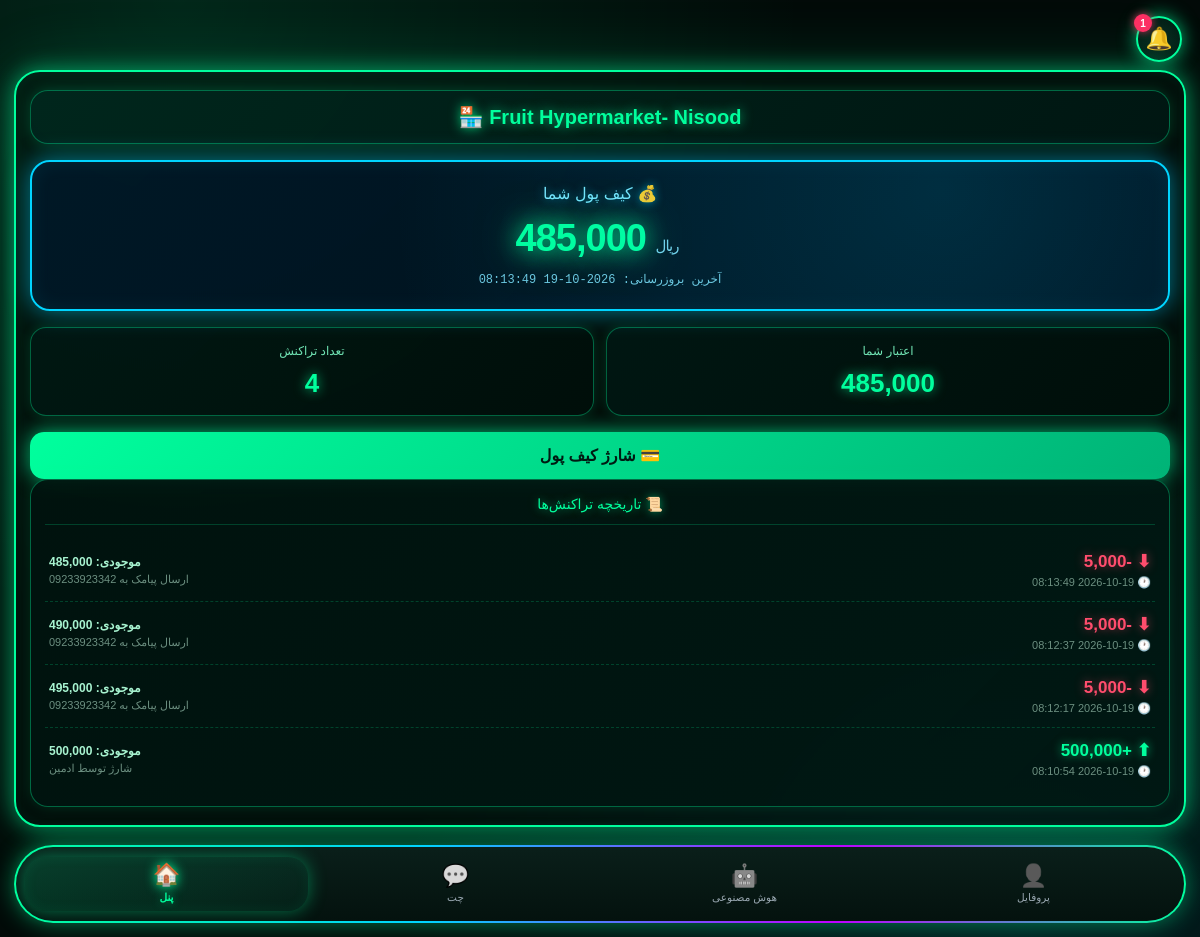
The page /panel/wallet (signed in) on the database as committed earlier.
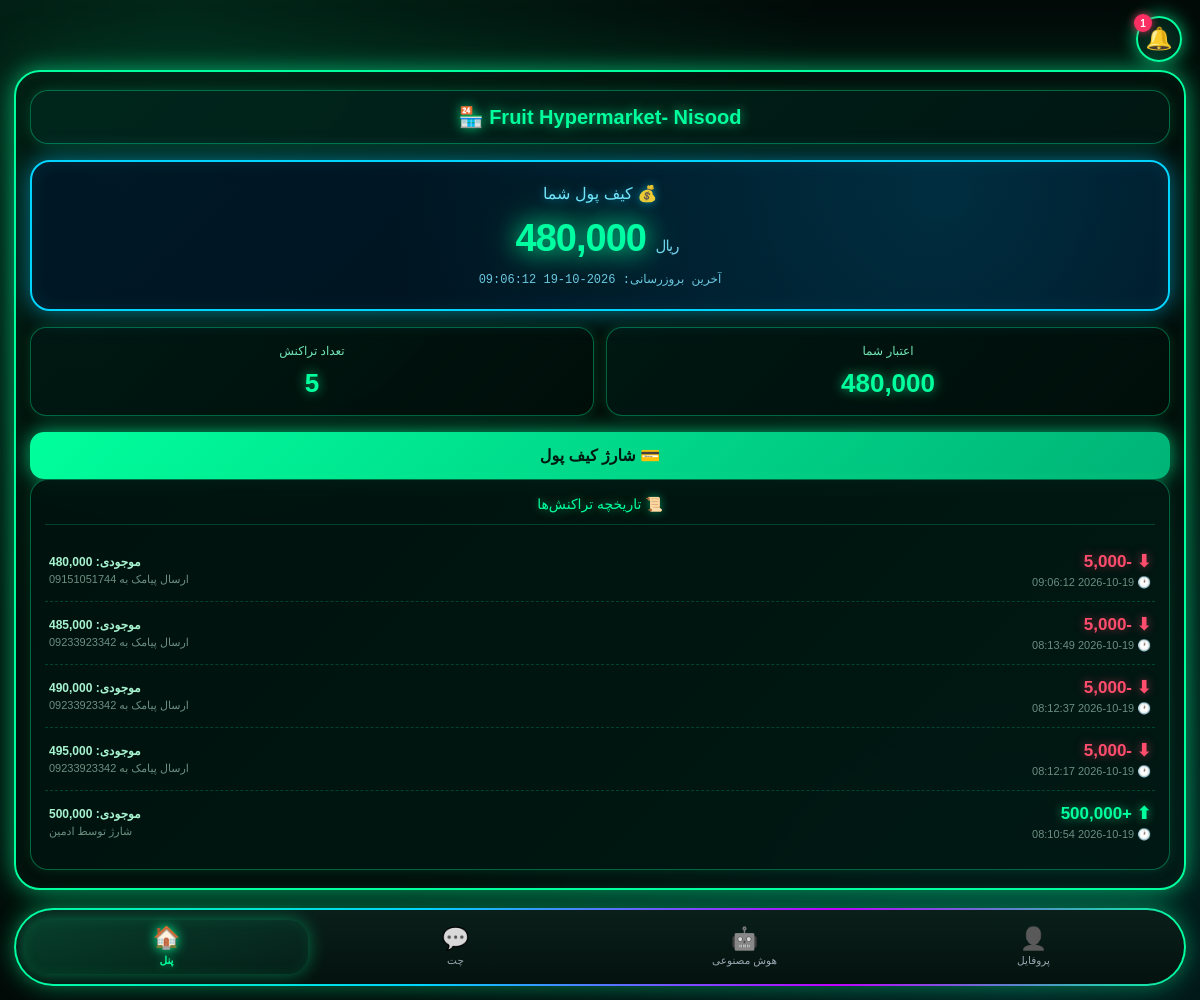
The same page on the database as committed later.
### tables this page shows
CREATE TABLE users (
        id INTEGER PRIMARY KEY AUTOINCREMENT,
        username TEXT UNIQUE NOT NULL,
        password TEXT NOT NULL,
        shop_name TEXT,
        phone TEXT,
        start_date TIMESTAMP DEFAULT CURRENT_TIMESTAMP,
        end_date TIMESTAMP,
        status TEXT DEFAULT 'active',
        created_at TIMESTAMP DEFAULT CURRENT_TIMESTAMP, sms_limit INTEGER DEFAULT 1000, theme TEXT DEFAULT 'neon', shop_image TEXT DEFAULT '', shop_banner TEXT DEFAULT '', shop_code TEXT);

CREATE TABLE wallets (
    id INTEGER PRIMARY KEY AUTOINCREMENT,
    user_id INTEGER UNIQUE,
    balance INTEGER DEFAULT 0,
    updated_at TIMESTAMP DEFAULT CURRENT_TIMESTAMP);

CREATE TABLE transactions (
    id INTEGER PRIMARY KEY AUTOINCREMENT,
    user_id INTEGER,
    amount INTEGER,
    type TEXT,
    description TEXT,
    balance_after INTEGER,
    created_at TIMESTAMP DEFAULT CURRENT_TIMESTAMP);

### wallet_routes.py (the view)
@wallet_bp.route('/panel/wallet')
def panel_wallet():
    uid = _current_uid()
    if not uid:
        return redirect('/panel/login')
    u = get_user(uid)
    shop = u[3] if u and len(u) > 3 else ''
    txs = get_transactions(uid, 50)
    last_update = txs[0][5] if txs else 'هنوز تراکنشی نیست'
    try:
        cs = get_user_settings(uid)
    except Exception:
        cs = None
    return render_template('wallet.html',
        balance=get_wallet(uid),
        txs=txs,
        shop=shop,
        last_update=last_update,
        current_settings=cs)

### app.py (called while the page is built)
@app.context_processor
def inject_global_settings():
    try:
        if session.get("is_admin"):
            s = get_admin_settings()
        elif session.get("user_id"):
            s = get_user_settings(session["user_id"])
        else:
            s = {"avatar": None, "bg": None, "theme": "neon"}
    except Exception:
        s = {"avatar": None, "bg": None, "theme": "neon"}
    return {"current_settings": s}

@app.after_request
def _security_headers(response):
    if response.content_type and 'text/html' in response.content_type:
        response.headers["Cache-Control"] = "no-store, no-cache, must-revalidate, max-age=0"
        response.headers["Pragma"] = "no-cache"
        response.headers["Expires"] = "0"
    """هدرهای امنیتی"""
    response.headers["X-Content-Type-Options"] = "nosniff"
    response.headers["X-Frame-Options"] = "SAMEORIGIN"
    response.headers["X-XSS-Protection"] = "1; mode=block"
    response.headers["Referrer-Policy"] = "no-referrer"
    response.headers["Permissions-Policy"] = "geolocation=(), microphone=(), camera=()"
    return response

### database.py (called while the page is built, shortened)
def get_user(user_id):
    conn = sqlite3.connect(DB_PATH)
    c = conn.cursor()
    c.execute("SELECT * FROM users WHERE id=?", (user_id,))
    row = c.fetchone()
    conn.close()
    return row

def get_user_settings(user_id):
    import time
    now = time.time()
    key = f'settings_{user_id}'
    if key in _CACHE and (now - _CACHE_TIME.get(key, 0)) < CACHE_TTL:
        return _CACHE[key]

def get_wallet(user_id):
    conn = sqlite3.connect(DB_PATH) if 'DB_PATH' in dir() else sqlite3.connect('panel.db')
    c = conn.cursor()
    c.execute("SELECT balance FROM wallets WHERE user_id=?", (user_id,))
    row = c.fetchone()
    if not row:
        c.execute("INSERT INTO wallets (user_id, balance) VALUES (?, 0)", (user_id,))
        conn.commit()
        balance = 0
    else:
        balance = row[0]
    conn.close()
    return balance or 0

def get_transactions(user_id, limit=50):
    conn = sqlite3.connect('panel.db')
    c = conn.cursor()
    c.execute("SELECT id, amount, type, description, balance_after, created_at FROM transactions WHERE user_id=? ORDER BY id DESC LIMIT ?",
              (user_id, limit))
    rows = c.fetchall()
    conn.close()
    return rows

### wallet_routes.py (called while the page is built)
def _current_uid():
    return session.get('user_id') or session.get('uid') or session.get('id')

### templates/wallet.html (shortened to what this page needs)
<!DOCTYPE html>
<html lang="fa" dir="rtl">
<head>
<link rel="icon" type="image/png" href="/static/icons/icon-192.png"><link rel="apple-touch-icon" href="/static/apple-touch-icon.png"></head>
<body>
<a class="bell" href="/notifications">🔔<span class="badge">1</span></a>
<div class="frame">
  <div class="shop-header">{% if shop %}{{ shop }} 🏪{% else %}فروشگاه من 🏪{% endif %}</div>
  <div class="blue-card">
    <div class="blue-title">💰 کیف پول شما</div>
    <div class="blue-amount">{{ "{:,}".format(balance) }} <small>ریال</small></div>
    <div class="blue-sub">آخرین بروزرسانی: {{ last_update }}</div>
  </div>
  <div class="two-cards">
    <div class="small-card">
      <div class="small-label">اعتبار شما</div>
      <div class="small-value">{{ "{:,}".format(balance) }}</div>
    </div>
    <div class="small-card">
      <div class="small-label">تعداد تراکنش</div>
      <div class="small-value">{{ txs|length }}</div>
    </div>
  </div>
  <a href="/panel/wallet/charge" style="display:block;margin-top:14px;text-align:center;background:linear-gradient(135deg,#00ff9d,#00b377);color:#001a12;text-decoration:none;font-weight:bold;padding:14px;border-radius:14px;box-shadow:0 0 20px rgba(0,255,157,.7)">💳 شارژ کیف پول</a>
  <div class="options-box">
    <div class="options-title">📜 تاریخچه تراکنش‌ها</div>
    {% if txs %}
      {% for t in txs %}
        <div class="tx" style="animation-delay:{{ loop.index0 * 0.07 }}s">
          <div>
            <div class="tx-amt {% if t[1] > 0 %}plus{% else %}minus{% endif %}">
              {% if t[1] > 0 %}⬆ +{% else %}⬇ {% endif %}{{ "{:,}".format(t[1]) }}
            </div>
            <div class="tx-meta">🕐 {{ t[5] }}</div>
          </div>
          <div class="tx-right">
            <span class="bal">موجودی: {{ "{:,}".format(t[4]) }}</span>
            {{ t[3] }}
          </div>
        </div>
      {% endfor %}
    {% else %}
      <div class="empty">
        <span class="empty-icon">📭</span>
        هنوز تراکنشی ثبت نشده
      </div>
    {% endif %}
  </div>
</div>
<div class="nav-wrap">
  <div class="bottom-nav">
    <a class="nav-item" href="/panel/profile">
      <span class="ic">👤</span><span>پروفایل</span>
    </a>
    <a class="nav-item" href="/panel/ai">
      <span class="ic">🤖</span><span>هوش مصنوعی</span>
    </a>
    <a class="nav-item" href="/panel/chat">
      <span class="ic">💬</span><span>چت</span>
    </a>
    <a class="nav-item active" href="/panel/dashboard">
      <span class="ic">🏠</span><span>پنل</span>
    </a>
  </div>
</div>
{% include "_global_bg.html" %}
</body>
</html>

### templates/_global_bg.html (shortened to what this page needs)
<link rel="stylesheet" href="/static/app-feel.css">

### static/app-feel.css (style rules this page uses)
* { -webkit-tap-highlight-color:transparent;-webkit-touch-callout:none }
html,body { overscroll-behavior:none;-webkit-overflow-scrolling:touch }
body { user-select:none;-webkit-user-select:none }
.page-fade { animation:pageFade .3s ease-out }

Rows that differ between the two databases and show on the page:
changed wallets: balance "485,000" → "480,000"
added transactions: created_at "2026-10-19 09:06:12", amount "-5,000", balance_after "480,000", description "ارسال پیامک به 09151051744"
Other text that changed with them:
{{ txs|length }}: "4" → "5"
{{ last_update }}: "2026-10-19 08:13:49" → "2026-10-19 09:06:12"
